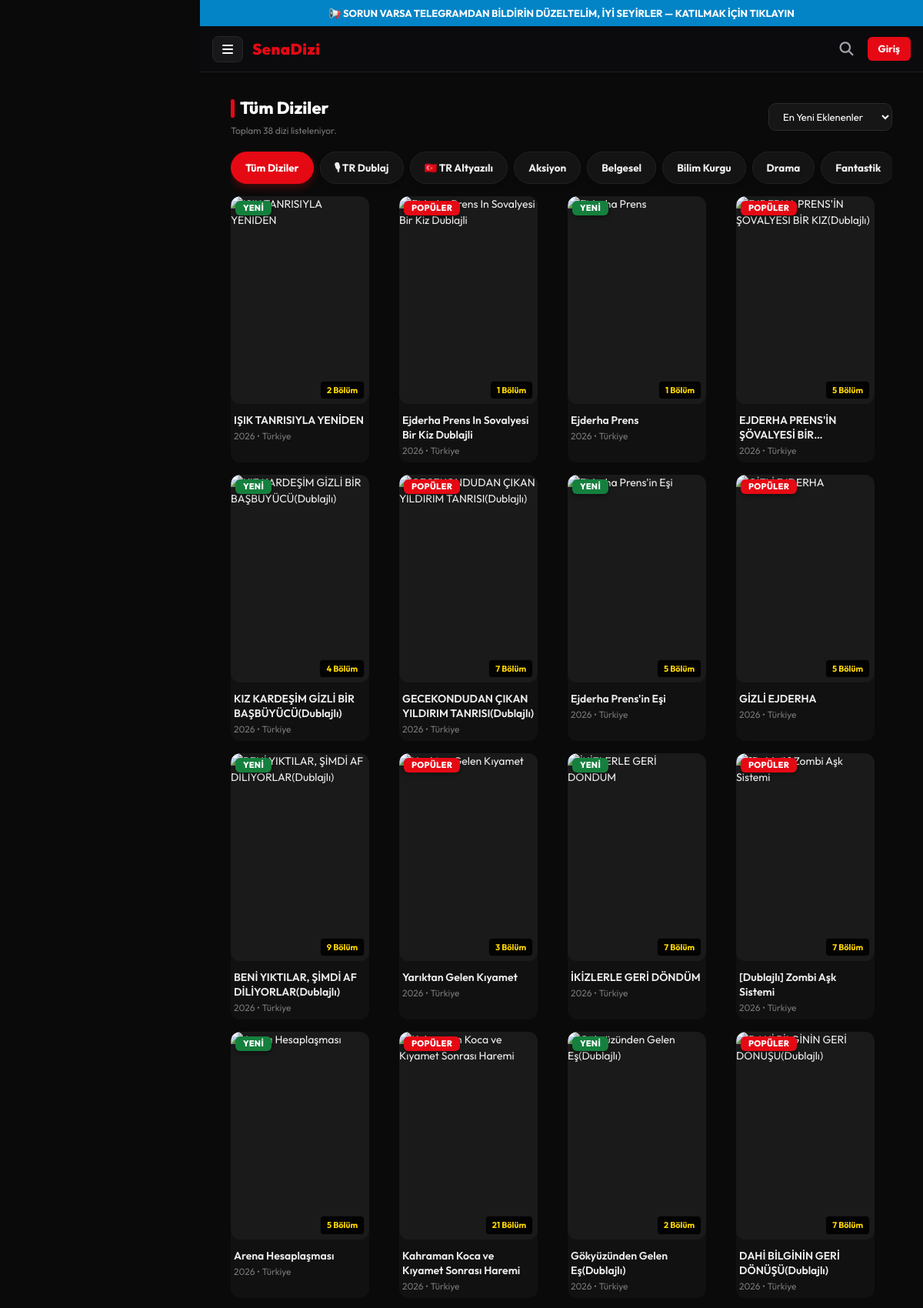
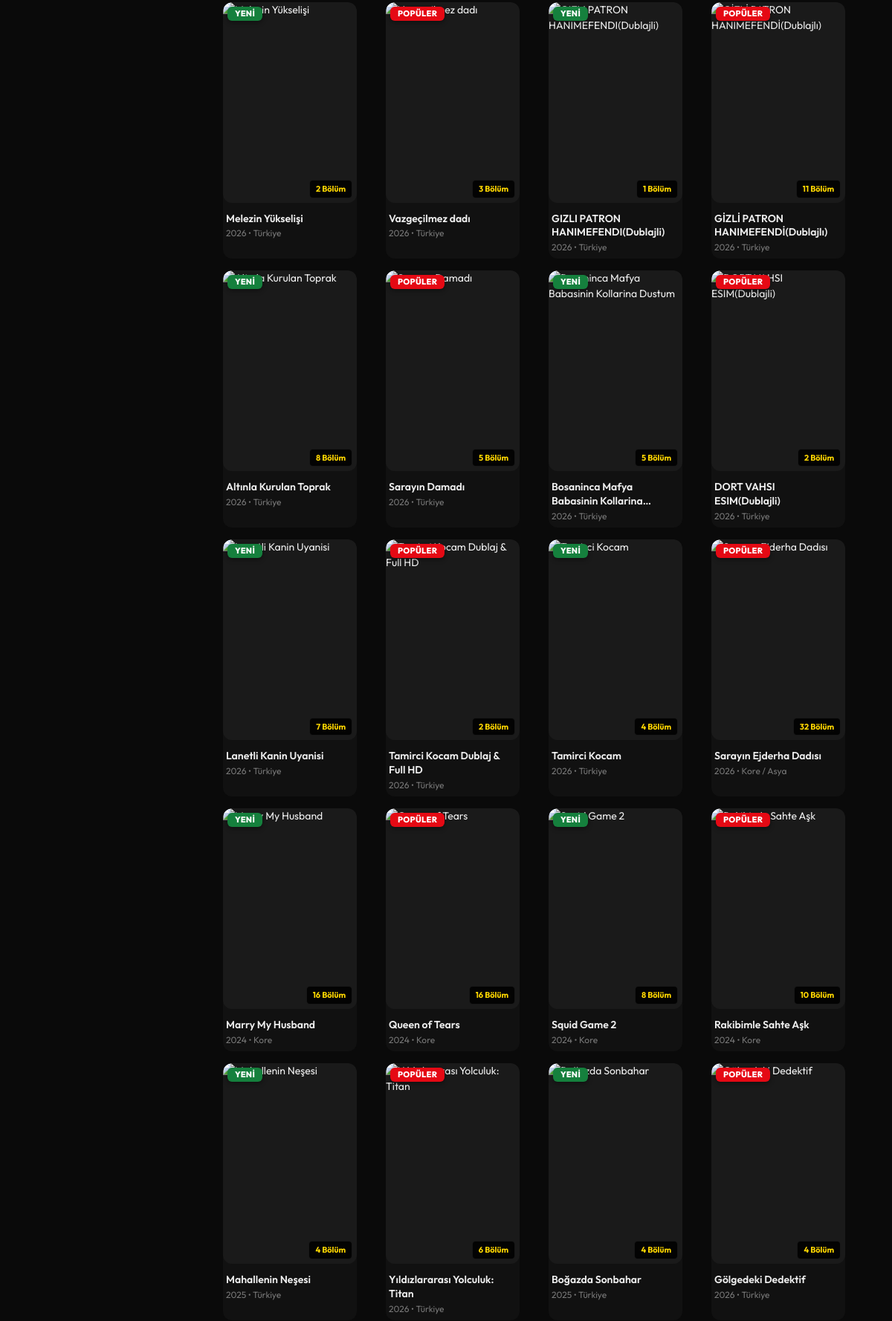
Screenshot of /diziler (upper part) with the database file from the repository (2 pictures, top to bottom).
### app/models/content.py (models this page shows)
class Category(Base):
    __tablename__ = "categories"
    id = Column(Integer, primary_key=True, index=True)
    name = Column(String(100), unique=True, index=True, nullable=False)
    slug = Column(String(100), unique=True, index=True, nullable=False)
    description = Column(Text, nullable=True)
    icon = Column(String(50), default="fa-film")
    is_active = Column(Boolean, default=True)
    series = relationship("Series", secondary=series_categories, back_populates="categories")

class Series(Base):
    __tablename__ = "series"
    id = Column(Integer, primary_key=True, index=True)
    title = Column(String(200), index=True, nullable=False)
    slug = Column(String(200), unique=True, index=True, nullable=False)
    description = Column(Text, nullable=False)
    poster_url = Column(String(500), nullable=False) # Dikey kapak
    banner_url = Column(String(500), nullable=True) # Yatay hero banner
    release_year = Column(Integer, default=2026)
    country = Column(String(100), default="Türkiye")
    director = Column(String(100), nullable=True)
    rating = Column(Float, default=8.5)
    status = Column(String(50), default="Devam Ediyor") # Devam Ediyor, Tamamlandı, Yakında
    is_featured = Column(Boolean, default=False) # Hero sliderda gösterilsin mi
    is_popular = Column(Boolean, default=False)
    is_premium_only = Column(Boolean, default=False)
    view_count = Column(Integer, default=0)
    created_at = Column(DateTime, default=datetime.utcnow)
    updated_at = Column(DateTime, default=datetime.utcnow, onupdate=datetime.utcnow)
    categories = relationship("Category", secondary=series_categories, back_populates="series")
    actors = relationship("Actor", secondary=series_actors, back_populates="series")
    seasons = relationship("Season", back_populates="series", cascade="all, delete-orphan", order_by="Season.season_number")
    favorites = relationship("Favorite", back_populates="series", cascade="all, delete-orphan")

### app/routers/views.py (the view)
@router.get("/diziler", response_class=HTMLResponse)
def catalog_page(
    request: Request,
    kategori: Optional[str] = None,
    sirala: Optional[str] = "yeni",
    db: Session = Depends(get_db)
):
    ctx = get_base_context(request, db, "Tüm Diziler – SenaDizi")
    query = db.query(Series).options(joinedload(Series.categories))
    active_category = None
    if kategori:
        active_category = db.query(Category).filter(Category.slug == kategori).first()
        if active_category:
            query = query.join(Series.categories).filter(Category.id == active_category.id)
    if sirala == "populer":
        query = query.order_by(desc(Series.view_count))
    elif sirala == "puan":
        query = query.order_by(desc(Series.rating))
    elif sirala == "alfabetik":
        query = query.order_by(Series.title)
    else:
        query = query.order_by(desc(Series.created_at))
    all_series = query.all()
    ctx.update({
        "series_list": all_series,
        "active_category": active_category,
        "current_sort": sirala,
        "total_count": len(all_series)
    })
    return templates.TemplateResponse(request=request, name="catalog.html", context=ctx)

### app/database.py (called while the page is built)
def get_db():
    db = SessionLocal()
    try:
        yield db
    finally:
        db.close()

### app/routers/views.py (called while the page is built)
def get_base_context(request: Request, db: Session, title: str = "SenaDizi - Profesyonel Dizi Platformu", user: Optional[User] = None):
    if user is None:
        user = get_current_user_optional(request, db)
    categories = db.query(Category).filter(Category.is_active == True).order_by(Category.name).all()
    return {
        "request": request,
        "site_name": settings.APP_NAME,
        "site_domain": settings.DOMAIN,
        "page_title": title,
        "current_user": user,
        "categories_nav": categories,
        "meta_description": "SenaDizi ile yüksek kalitede, lisanslı ve özel dizi bölümlerini kesintisiz izleyin.",
        "canonical_url": f"{settings.BASE_URL}{request.url.path}"
    }

### app/security.py (called while the page is built, shortened)
def get_token_from_request(request: Request) -> Optional[str]:
    auth_header = request.headers.get("Authorization")
    if auth_header and auth_header.startswith("Bearer "):
        return auth_header[7:]
    cookie_token = request.cookies.get("access_token")
    if cookie_token:
        if cookie_token.startswith("Bearer "):
            return cookie_token[7:]
        return cookie_token
    return None

def get_current_user_optional(request: Request, db: Session = Depends(get_db)) -> Optional[User]:
    token = get_token_from_request(request)
    if not token:
        return None

### templates/catalog.html (shortened to what this page needs)
{% extends "base.html" %}
{% block content %}
<div class="section" style="padding-top: 24px;">
  <div class="section-head" style="flex-wrap: wrap; gap: 12px;">
    <div>
      <div class="section-title">
        {{ page_heading or (active_category.name ~ ' Dizileri' if active_category else 'Tüm Diziler') }}
      </div>
      <div style="font-size: 12px; color: #777; margin-top: 4px;">
        Toplam {{ total_count or series_list|length }} dizi listeleniyor.
      </div>
    </div>
    <div style="margin-left: auto;">
      <select onchange="location = this.value;" style="background: #161616; border: 1px solid #2a2a2a; color: #fff; padding: 8px 14px; border-radius: 10px; font-size: 13px; outline: none;">
        <option value="?sirala=yeni{% if active_category %}&kategori={{ active_category.slug }}{% endif %}" {% if current_sort == 'yeni' %}selected{% endif %}>En Yeni Eklenenler</option>
      </select>
    </div>
  </div>
  <div class="platform-scroll-row" style="display: flex; gap: 8px; overflow-x: auto; padding-bottom: 16px;">
    <a href="/diziler" class="plat-pill {% if not active_category and not request.query_params.get('platform') %}on{% endif %}">
      <span>Tüm Diziler</span>
    </a>
    <a href="/?tab=dub" class="plat-pill {% if request.query_params.get('tab') == 'dub' %}on{% endif %}">
      <span>🎙 TR Dublaj</span>
    </a>
    <a href="/?tab=sub" class="plat-pill {% if request.query_params.get('tab') == 'sub' %}on{% endif %}">
      <span>🇹🇷 TR Altyazılı</span>
    </a>
    {% for cat in categories_nav %}
      <a href="/diziler?kategori={{ cat.slug }}" class="plat-pill {% if active_category and active_category.slug == cat.slug %}on{% endif %}">
        <span>{{ cat.name }}</span>
      </a>
    {% endfor %}
  </div>
  {% if series_list %}
    <div class="grid">
      {% for item in series_list %}
        <a href="/dizi/{{ item.slug }}" class="card card-grid">
          <div class="card-poster">
            <div class="kart-rozet">
              {% if loop.index % 2 == 0 %}<span class="kr kr-pop">POPÜLER</span>{% else %}<span class="kr kr-yeni">YENİ</span>{% endif %}
            </div>
            <div class="ep-count">{{ item.seasons[0].episodes|length if item.seasons and item.seasons[0].episodes else '45' }} Bölüm</div>
          </div>
          <div class="card-info">
            <div class="card-name">{{ item.title }}</div>
            <div class="card-sub">{{ item.release_year }} • {{ item.country or 'Asya' }}</div>
          </div>
        </a>
      {% endfor %}
    </div>
  {% endif %}
</div>
{% endblock %}

### static/css/style.css (style rules this page uses)
*, *::before, *::after { box-sizing: border-box; margin: 0; padding: 0; }
html { -webkit-text-size-adjust: 100%; }
input, textarea, select { text-align: left; }
body { background: #0a0a0a; color: #f0f0f0; font-family: 'Outfit', -apple-system, BlinkMacSystemFont, 'Segoe UI', sans-serif; font-size: 14px; line-height: 1.5; -webkit-tap-highlight-color: transparent; overscroll-behavior: none; }
a { color: inherit; text-decoration: none; }
input, select, textarea { font-family: inherit; }
:root { --accent: #e50914; --accent-glow: rgba(229, 9, 20, 0.4); --bg-dark: #050505; --nav-h: 52px; --bot-h: 58px; --sat: env(safe-area-inset-top, 0px); --sab: env(safe-area-inset-bottom, 0px); }
.section { padding: 0 12px 28px; margin: 0 auto; }
.section-head { display: flex; align-items: center; justify-content: space-between; padding: 18px 0 12px; }
.section-title { font-size: 15px; font-weight: 800; display: flex; align-items: center; gap: 7px; color: #fff; }
.section-title::before { content: ''; display: block; width: 3px; height: 15px; background: var(--accent); border-radius: 2px; }
.card { display: block; flex-shrink: 0; width: 110px; scroll-snap-align: start; border-radius: 10px; overflow: hidden; background: #111; position: relative; transition: transform 0.2s ease; }
.card-grid { width: 100%; flex-shrink: 1; }
.card-poster { aspect-ratio: 2/3; overflow: hidden; background: #1a1a1a; position: relative; border-radius: 10px; }
.ep-count { position: absolute; bottom: 6px; right: 6px; background: rgba(0,0,0,.85); color: #ffd700; font-size: 10px; font-weight: 700; padding: 2px 6px; border-radius: 4px; border: 1px solid rgba(255,255,255,0.08); }
.card-info { padding: 8px 4px 6px; }
.card-title, .card-name { font-size: 12px; font-weight: 700; color: #eee; white-space: nowrap; overflow: hidden; text-overflow: ellipsis; }
.card-sub { font-size: 11px; color: #777; margin-top: 2px; }
.grid { display: grid; grid-template-columns: repeat(3, 1fr); gap: 10px; }
@media (min-width: 420px) { .grid { grid-template-columns: repeat(4, 1fr); } }
@media (min-width: 600px) { .grid { grid-template-columns: repeat(5, 1fr); gap: 12px; } }
@media (min-width: 900px) { .grid { grid-template-columns: repeat(6, 1fr); } }
@media (min-width: 1100px) { .grid { grid-template-columns: repeat(8, 1fr); } }

### static/css/desktop.css (style rules this page uses)
.kart-rozet { position: absolute; top: 6px; left: 6px; z-index: 4; display: flex; flex-direction: column; gap: 5px; align-items: flex-start; pointer-events: none; }
.kr { font-size: 10px; font-weight: 800; padding: 3px 9px; border-radius: 6px; color: #fff; line-height: 1; letter-spacing: .3px; box-shadow: 0 2px 6px rgba(0,0,0,.4); }
.kr-pop { background: #e50914; }
.kr-yeni { background: #15803d; }
@media (min-width: 768px) { .kr { font-size: 11px; padding: 4px 10px; } }
html { overflow-x: hidden; }
:root { --accent: #e50914; }
@media (min-width: 768px) { :root { --nav-h: 68px; } }
@media (min-width: 768px) { .page > .section, .section { max-width: 1400px !important; margin: 0 auto; padding: 0 48px 44px !important; } }
@media (min-width: 768px) { .section-head { padding: 30px 0 18px; } }
@media (min-width: 768px) { .section-title { font-size: 22px !important; font-weight: 800; } }
@media (min-width: 768px) { .section-title::before { height: 24px; width: 5px; } }
@media (min-width: 768px) { .card { width: 178px !important; border-radius: 12px; } }
@media (min-width: 768px) { .card-poster { border-radius: 12px; } }
@media (min-width: 768px) { .card-info { padding: 10px 4px 4px; } }
@media (min-width: 768px) { .card-name, .card-title { font-size: 14px !important; font-weight: 600; white-space: normal; display: -webkit-box; -webkit-line-clamp: 2; -webkit-box-orient: vertical; overflow: hidden; line-height: 1.35; } }
@media (min-width: 768px) { .card-sub { font-size: 12px; } }
@media (min-width: 768px) { .ep-count, .card-ep { font-size: 11px; padding: 3px 8px; border-radius: 5px; } }
@media (min-width: 768px) { .grid { grid-template-columns: repeat(auto-fill, minmax(150px, 1fr)) !important; gap: 24px 16px !important; } }
@media (min-width: 768px) { .card-grid { width: 100% !important; } }
@media (min-width: 768px) { .card-grid .card-info { padding: 12px 4px 6px; } }
@media (min-width: 1024px) { body { padding-left: 260px !important; } }

### rows the page displays
Category: name "Aksiyon"
Category: name "Belgesel"
Category: name "Bilim Kurgu"
Category: name "Drama"
Category: name "Fantastik"
Series: seasons "2", title "IŞIK TANRISIYLA YENİDEN", release_year "2026", country "Türkiye"
Series: seasons "1", title "Ejderha Prens In Sovalyesi Bir Kiz Dublajli", release_year "2026", country "Türkiye"
Series: seasons "1", title "Ejderha Prens", release_year "2026", country "Türkiye"
Series: seasons "5", title "EJDERHA PRENS'İN ŞÖVALYESİ…", release_year "2026", country "Türkiye"
Series: seasons "4", title "KIZ KARDEŞİM GİZLİ BİR BAŞBÜYÜCÜ(Dublajlı)", release_year "2026", country "Türkiye"
Series: seasons "7", title "GECEKONDUDAN ÇIKAN YILDIRIM TANRISI(Dublajlı)", release_year "2026", country "Türkiye"
Series: seasons "5", title "Ejderha Prens'in Eşi", release_year "2026", country "Türkiye"
Series: seasons "5", title "GİZLİ EJDERHA", release_year "2026", country "Türkiye"
Series: seasons "9", title "BENİ YIKTILAR, ŞİMDİ AF DİLİYORLAR(Dublajlı)", release_year "2026", country "Türkiye"
Series: seasons "3", title "Yarıktan Gelen Kıyamet", release_year "2026", country "Türkiye"
Series: seasons "7", title "İKİZLERLE GERİ DÖNDÜM", release_year "2026", country "Türkiye"
Series: seasons "7", title "[Dublajlı] Zombi Aşk Sistemi", release_year "2026", country "Türkiye"
Series: seasons "5", title "Arena Hesaplaşması", release_year "2026", country "Türkiye"
Series: seasons "21", title "Kahraman Koca ve Kıyamet Sonrası Haremi", release_year "2026", country "Türkiye"
Series: seasons "2", title "Gökyüzünden Gelen Eş(Dublajlı)", release_year "2026", country "Türkiye"
Series: seasons "7", title "DAHİ BİLGİNİN GERİ DÖNÜŞÜ(Dublajlı)", release_year "2026", country "Türkiye"
Series: seasons "2", title "Melezin Yükselişi", release_year "2026", country "Türkiye"
Series: seasons "3", title "Vazgeçilmez dadı", release_year "2026", country "Türkiye"
Series: seasons "1", title "GIZLI PATRON HANIMEFENDI(Dublajli)", release_year "2026", country "Türkiye"
Series: seasons "11", title "GİZLİ PATRON HANIMEFENDİ(Dublajlı)", release_year "2026", country "Türkiye"
Series: seasons "8", title "Altınla Kurulan Toprak", release_year "2026", country "Türkiye"
Series: seasons "5", title "Sarayın Damadı", release_year "2026", country "Türkiye"
Series: seasons "5", title "Bosaninca Mafya Babasinin…", release_year "2026", country "Türkiye"
Series: seasons "2", title "DORT VAHSI ESIM(Dublajli)", release_year "2026", country "Türkiye"
Series: seasons "7", title "Lanetli Kanin Uyanisi", release_year "2026", country "Türkiye"
Series: seasons "2", title "Tamirci Kocam Dublaj & Full HD", release_year "2026", country "Türkiye"
Series: seasons "4", title "Tamirci Kocam", release_year "2026", country "Türkiye"
Series: seasons "32", title "Sarayın Ejderha Dadısı", release_year "2026", country "Kore / Asya"
Series: seasons "16", title "Marry My Husband", release_year "2024", country "Kore"
Series: seasons "16", title "Queen of Tears", release_year "2024", country "Kore"
Series: seasons "8", title "Squid Game 2", release_year "2024", country "Kore"
Series: seasons "10", title "Rakibimle Sahte Aşk", release_year "2024", country "Kore"
Series: seasons "4", title "Mahallenin Neşesi", release_year "2025", country "Türkiye"
Series: seasons "6", title "Yıldızlararası Yolculuk: Titan", release_year "2026", country "Türkiye"
Series: seasons "4", title "Boğazda Sonbahar", release_year "2025", country "Türkiye"
Series: seasons "4", title "Gölgedeki Dedektif", release_year "2026", country "Türkiye"

### other values shown
{{ total_count or series_list|length }} "38"
